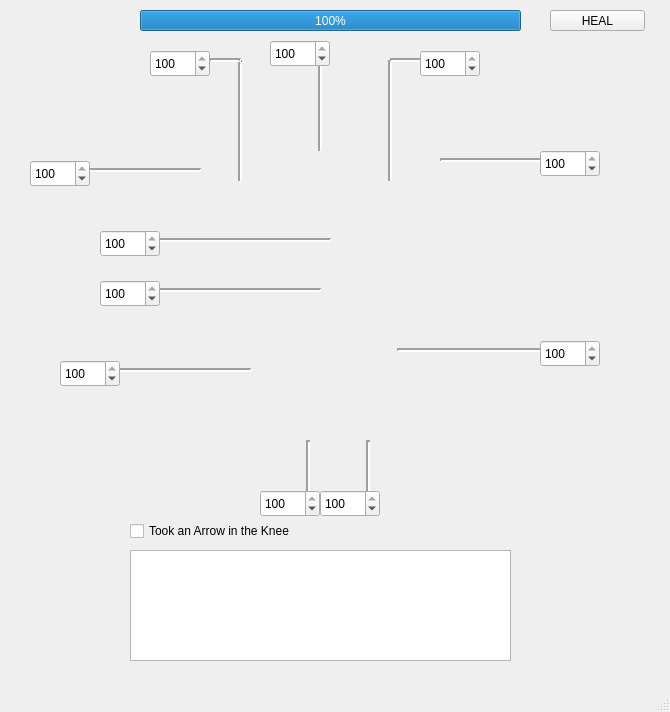
<?xml version="1.0" encoding="UTF-8"?>
<ui version="4.0">
 <class>MainWindow</class>
 <widget class="QMainWindow" name="MainWindow">
  <property name="geometry">
   <rect>
    <x>0</x>
    <y>0</y>
    <width>670</width>
    <height>712</height>
   </rect>
  </property>
  <property name="minimumSize">
   <size>
    <width>670</width>
    <height>712</height>
   </size>
  </property>
  <property name="maximumSize">
   <size>
    <width>670</width>
    <height>712</height>
   </size>
  </property>
  <property name="windowTitle">
   <string>Body Damage Calculator</string>
  </property>
  <widget class="QWidget" name="centralwidget">
   <widget class="QLabel" name="label">
    <property name="geometry">
     <rect>
      <x>140</x>
      <y>80</y>
      <width>381</width>
      <height>401</height>
     </rect>
    </property>
    <property name="text">
     <string/>
    </property>
    <property name="pixmap">
     <pixmap>dudeVinci.png</pixmap>
    </property>
   </widget>
   <widget class="Line" name="line">
    <property name="geometry">
     <rect>
      <x>300</x>
      <y>440</y>
      <width>16</width>
      <height>61</height>
     </rect>
    </property>
    <property name="lineWidth">
     <number>2</number>
    </property>
    <property name="orientation">
     <enum>Qt::Vertical</enum>
    </property>
   </widget>
   <widget class="Line" name="line_2">
    <property name="geometry">
     <rect>
      <x>360</x>
      <y>440</y>
      <width>16</width>
      <height>61</height>
     </rect>
    </property>
    <property name="lineWidth">
     <number>2</number>
    </property>
    <property name="orientation">
     <enum>Qt::Vertical</enum>
    </property>
   </widget>
   <widget class="Line" name="line_3">
    <property name="geometry">
     <rect>
      <x>310</x>
      <y>60</y>
      <width>20</width>
      <height>91</height>
     </rect>
    </property>
    <property name="lineWidth">
     <number>2</number>
    </property>
    <property name="orientation">
     <enum>Qt::Vertical</enum>
    </property>
   </widget>
   <widget class="Line" name="line_4">
    <property name="geometry">
     <rect>
      <x>110</x>
      <y>360</y>
      <width>141</width>
      <height>21</height>
     </rect>
    </property>
    <property name="lineWidth">
     <number>2</number>
    </property>
    <property name="orientation">
     <enum>Qt::Horizontal</enum>
    </property>
   </widget>
   <widget class="Line" name="line_5">
    <property name="geometry">
     <rect>
      <x>397</x>
      <y>340</y>
      <width>151</width>
      <height>21</height>
     </rect>
    </property>
    <property name="lineWidth">
     <number>2</number>
    </property>
    <property name="orientation">
     <enum>Qt::Horizontal</enum>
    </property>
   </widget>
   <widget class="Line" name="line_6">
    <property name="geometry">
     <rect>
      <x>440</x>
      <y>150</y>
      <width>118</width>
      <height>21</height>
     </rect>
    </property>
    <property name="lineWidth">
     <number>2</number>
    </property>
    <property name="orientation">
     <enum>Qt::Horizontal</enum>
    </property>
   </widget>
   <widget class="Line" name="line_7">
    <property name="geometry">
     <rect>
      <x>80</x>
      <y>160</y>
      <width>121</width>
      <height>21</height>
     </rect>
    </property>
    <property name="lineWidth">
     <number>2</number>
    </property>
    <property name="orientation">
     <enum>Qt::Horizontal</enum>
    </property>
   </widget>
   <widget class="Line" name="line_8">
    <property name="geometry">
     <rect>
      <x>150</x>
      <y>230</y>
      <width>181</width>
      <height>21</height>
     </rect>
    </property>
    <property name="lineWidth">
     <number>2</number>
    </property>
    <property name="orientation">
     <enum>Qt::Horizontal</enum>
    </property>
   </widget>
   <widget class="Line" name="line_9">
    <property name="geometry">
     <rect>
      <x>150</x>
      <y>280</y>
      <width>171</width>
      <height>21</height>
     </rect>
    </property>
    <property name="lineWidth">
     <number>2</number>
    </property>
    <property name="orientation">
     <enum>Qt::Horizontal</enum>
    </property>
   </widget>
   <widget class="QSpinBox" name="nutHead">
    <property name="geometry">
     <rect>
      <x>270</x>
      <y>40</y>
      <width>60</width>
      <height>27</height>
     </rect>
    </property>
    <property name="maximum">
     <number>100</number>
    </property>
    <property name="singleStep">
     <number>5</number>
    </property>
    <property name="value">
     <number>100</number>
    </property>
   </widget>
   <widget class="QSpinBox" name="nutRhand">
    <property name="geometry">
     <rect>
      <x>30</x>
      <y>160</y>
      <width>60</width>
      <height>27</height>
     </rect>
    </property>
    <property name="maximum">
     <number>100</number>
    </property>
    <property name="singleStep">
     <number>5</number>
    </property>
    <property name="value">
     <number>100</number>
    </property>
   </widget>
   <widget class="QSpinBox" name="nutRleg">
    <property name="geometry">
     <rect>
      <x>60</x>
      <y>360</y>
      <width>60</width>
      <height>27</height>
     </rect>
    </property>
    <property name="maximum">
     <number>100</number>
    </property>
    <property name="singleStep">
     <number>5</number>
    </property>
    <property name="value">
     <number>100</number>
    </property>
   </widget>
   <widget class="QSpinBox" name="nutLleg">
    <property name="geometry">
     <rect>
      <x>540</x>
      <y>340</y>
      <width>60</width>
      <height>27</height>
     </rect>
    </property>
    <property name="maximum">
     <number>100</number>
    </property>
    <property name="singleStep">
     <number>5</number>
    </property>
    <property name="value">
     <number>100</number>
    </property>
   </widget>
   <widget class="QSpinBox" name="nutLhand">
    <property name="geometry">
     <rect>
      <x>540</x>
      <y>150</y>
      <width>60</width>
      <height>27</height>
     </rect>
    </property>
    <property name="maximum">
     <number>100</number>
    </property>
    <property name="singleStep">
     <number>5</number>
    </property>
    <property name="value">
     <number>100</number>
    </property>
   </widget>
   <widget class="QSpinBox" name="nutLbody">
    <property name="geometry">
     <rect>
      <x>100</x>
      <y>280</y>
      <width>60</width>
      <height>27</height>
     </rect>
    </property>
    <property name="maximum">
     <number>100</number>
    </property>
    <property name="singleStep">
     <number>5</number>
    </property>
    <property name="value">
     <number>100</number>
    </property>
   </widget>
   <widget class="QSpinBox" name="nutUbody">
    <property name="geometry">
     <rect>
      <x>100</x>
      <y>230</y>
      <width>60</width>
      <height>27</height>
     </rect>
    </property>
    <property name="maximum">
     <number>100</number>
    </property>
    <property name="singleStep">
     <number>5</number>
    </property>
    <property name="value">
     <number>100</number>
    </property>
   </widget>
   <widget class="QSpinBox" name="nutRfeet">
    <property name="geometry">
     <rect>
      <x>260</x>
      <y>490</y>
      <width>60</width>
      <height>27</height>
     </rect>
    </property>
    <property name="maximum">
     <number>100</number>
    </property>
    <property name="singleStep">
     <number>5</number>
    </property>
    <property name="value">
     <number>100</number>
    </property>
   </widget>
   <widget class="QSpinBox" name="nutLfeet">
    <property name="geometry">
     <rect>
      <x>320</x>
      <y>490</y>
      <width>60</width>
      <height>27</height>
     </rect>
    </property>
    <property name="maximum">
     <number>100</number>
    </property>
    <property name="singleStep">
     <number>5</number>
    </property>
    <property name="value">
     <number>100</number>
    </property>
   </widget>
   <widget class="QPlainTextEdit" name="txtReport">
    <property name="geometry">
     <rect>
      <x>130</x>
      <y>550</y>
      <width>381</width>
      <height>111</height>
     </rect>
    </property>
   </widget>
   <widget class="QCheckBox" name="chkArrow">
    <property name="geometry">
     <rect>
      <x>130</x>
      <y>520</y>
      <width>211</width>
      <height>22</height>
     </rect>
    </property>
    <property name="text">
     <string>Took an Arrow in the Knee</string>
    </property>
   </widget>
   <widget class="QProgressBar" name="pgbHP">
    <property name="geometry">
     <rect>
      <x>140</x>
      <y>10</y>
      <width>381</width>
      <height>21</height>
     </rect>
    </property>
    <property name="value">
     <number>100</number>
    </property>
   </widget>
   <widget class="Line" name="line_10">
    <property name="geometry">
     <rect>
      <x>230</x>
      <y>60</y>
      <width>20</width>
      <height>121</height>
     </rect>
    </property>
    <property name="lineWidth">
     <number>2</number>
    </property>
    <property name="orientation">
     <enum>Qt::Vertical</enum>
    </property>
   </widget>
   <widget class="Line" name="line_11">
    <property name="geometry">
     <rect>
      <x>380</x>
      <y>60</y>
      <width>20</width>
      <height>121</height>
     </rect>
    </property>
    <property name="lineWidth">
     <number>2</number>
    </property>
    <property name="orientation">
     <enum>Qt::Vertical</enum>
    </property>
   </widget>
   <widget class="Line" name="line_12">
    <property name="geometry">
     <rect>
      <x>210</x>
      <y>50</y>
      <width>31</width>
      <height>21</height>
     </rect>
    </property>
    <property name="lineWidth">
     <number>2</number>
    </property>
    <property name="orientation">
     <enum>Qt::Horizontal</enum>
    </property>
   </widget>
   <widget class="Line" name="line_13">
    <property name="geometry">
     <rect>
      <x>390</x>
      <y>50</y>
      <width>31</width>
      <height>21</height>
     </rect>
    </property>
    <property name="lineWidth">
     <number>2</number>
    </property>
    <property name="orientation">
     <enum>Qt::Horizontal</enum>
    </property>
   </widget>
   <widget class="QSpinBox" name="nutRarm">
    <property name="geometry">
     <rect>
      <x>150</x>
      <y>50</y>
      <width>60</width>
      <height>27</height>
     </rect>
    </property>
    <property name="maximum">
     <number>100</number>
    </property>
    <property name="singleStep">
     <number>5</number>
    </property>
    <property name="value">
     <number>100</number>
    </property>
   </widget>
   <widget class="QSpinBox" name="nutLarm">
    <property name="geometry">
     <rect>
      <x>420</x>
      <y>50</y>
      <width>60</width>
      <height>27</height>
     </rect>
    </property>
    <property name="maximum">
     <number>100</number>
    </property>
    <property name="singleStep">
     <number>5</number>
    </property>
    <property name="value">
     <number>100</number>
    </property>
   </widget>
   <widget class="QPushButton" name="cmdHeal">
    <property name="geometry">
     <rect>
      <x>550</x>
      <y>10</y>
      <width>95</width>
      <height>21</height>
     </rect>
    </property>
    <property name="text">
     <string>HEAL</string>
    </property>
   </widget>
   <zorder>label</zorder>
   <zorder>txtReport</zorder>
   <zorder>chkArrow</zorder>
   <zorder>line</zorder>
   <zorder>line_2</zorder>
   <zorder>line_3</zorder>
   <zorder>line_4</zorder>
   <zorder>line_5</zorder>
   <zorder>line_6</zorder>
   <zorder>line_7</zorder>
   <zorder>line_8</zorder>
   <zorder>line_9</zorder>
   <zorder>nutLhand</zorder>
   <zorder>nutRhand</zorder>
   <zorder>nutHead</zorder>
   <zorder>nutLleg</zorder>
   <zorder>nutLfeet</zorder>
   <zorder>nutRfeet</zorder>
   <zorder>nutUbody</zorder>
   <zorder>nutLbody</zorder>
   <zorder>nutRleg</zorder>
   <zorder>pgbHP</zorder>
   <zorder>line_10</zorder>
   <zorder>line_11</zorder>
   <zorder>line_12</zorder>
   <zorder>line_13</zorder>
   <zorder>nutRarm</zorder>
   <zorder>nutLarm</zorder>
   <zorder>cmdHeal</zorder>
  </widget>
  <widget class="QMenuBar" name="menubar">
   <property name="geometry">
    <rect>
     <x>0</x>
     <y>0</y>
     <width>670</width>
     <height>29</height>
    </rect>
   </property>
  </widget>
  <widget class="QStatusBar" name="statusbar"/>
 </widget>
 <tabstops>
  <tabstop>nutHead</tabstop>
  <tabstop>nutRarm</tabstop>
  <tabstop>nutLarm</tabstop>
  <tabstop>nutRhand</tabstop>
  <tabstop>nutLhand</tabstop>
  <tabstop>nutUbody</tabstop>
  <tabstop>nutLbody</tabstop>
  <tabstop>nutRleg</tabstop>
  <tabstop>nutLleg</tabstop>
  <tabstop>nutRfeet</tabstop>
  <tabstop>nutLfeet</tabstop>
  <tabstop>chkArrow</tabstop>
  <tabstop>txtReport</tabstop>
 </tabstops>
 <resources/>
 <connections/>
 <slots>
  <slot>changeVal()</slot>
 </slots>
</ui>
